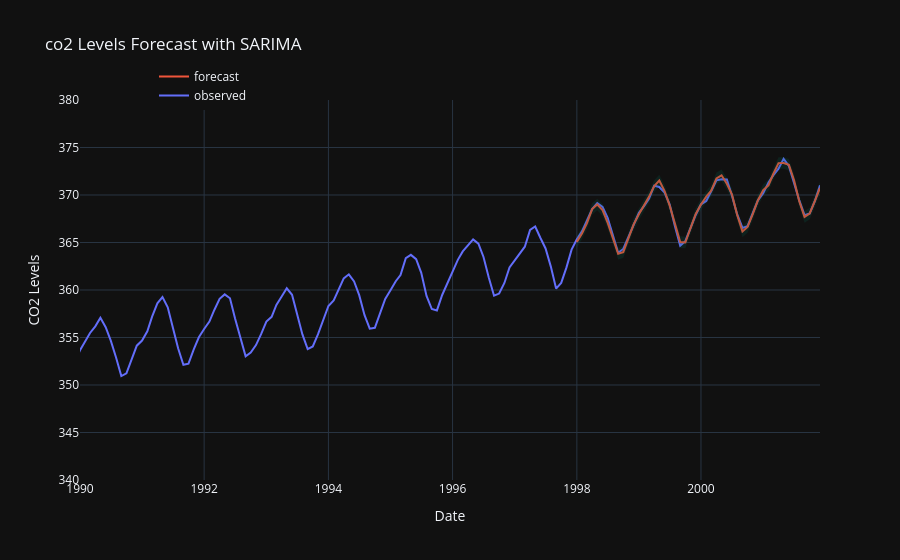

This figure's notebook cell:
### Code cell
import plotly.graph_objs as go
#todo:result就是我之前训练的模型
pred = results.get_prediction(start=pd.to_datetime('1998-01-01'),dynamic=False)
pred_ci = pred.conf_int()
trace_observed = go.Scatter(x=y.index,
                            y=y,
                            mode='lines',
                            name='observed')
trace_forecast = go.Scatter(x=pred.predicted_mean.index,
                            y=pred.predicted_mean,
                            mode='lines',
                            name='forecast')
trace_ci = go.Scatter(x=pred_ci.index,
                      y=pred_ci.iloc[:,0],
                      mode='lines',
                      line=dict(color='rgba(255,255,255,0)'),
                      showlegend=False)
trace_ci2 = go.Scatter(x=pred_ci.index,
                      y=pred_ci.iloc[:,1],
                      mode='lines',
                      line=dict(color='rgba(255,255,255,0)'),
                      fillcolor='rgba(0,100,80,0.2)',
                      fill='tonexty',
                      showlegend=False)
layout = go.Layout(title="co2 Levels Forecast with SARIMA",
                   xaxis = dict(title='Date',range=['1990-01-01',pred.predicted_mean.index[-1].strftime('%Y-%m-%d')]),
                   yaxis = dict(title='CO2 Levels',range=[340,380]),
                   legend=dict(x=0.1,y=1.1)
                   )
fig = go.Figure(data=[trace_observed,trace_forecast,trace_ci,trace_ci2],layout=layout)
fig.show()
